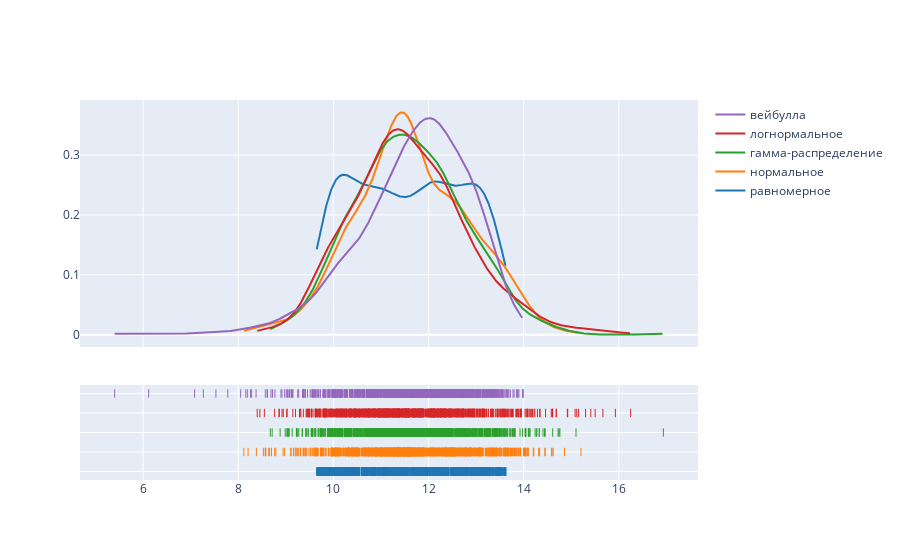

The notebook cell this image was saved under:
### Code cell
ff.create_distplot(
    [raspred_df["равномерное"], raspred_df["нормальное"], raspred_df["гамма-распределение"], raspred_df["логнормальное"], raspred_df["вейбулла"]],
    ["равномерное", "нормальное", "гамма-распределение", "логнормальное", "вейбулла"],
    show_hist=False
)

### Figure 1 — Plotly figure (JSON) as saved in the notebook; plotly's stock layout.template omitted (floating-point values rounded to 4 significant figures; data arrays with more than 128 entries replaced by an {"elided": "..."} marker saying what was removed)
{"data": [{"legendgroup": "равномерное", "marker": {"color": "rgb(31, 119, 180)"}, "mode": "lines", "name": "равномерное", "showlegend": true, "type": "scatter", "x": {"elided": "500 float values"}, "xaxis": "x", "y": {"elided": "500 float values"}, "yaxis": "y"}, {"legendgroup": "нормальное", "marker": {"color": "rgb(255, 127, 14)"}, "mode": "lines", "name": "нормальное", "showlegend": true, "type": "scatter", "x": {"elided": "500 float values"}, "xaxis": "x", "y": {"elided": "500 float values"}, "yaxis": "y"}, {"legendgroup": "гамма-распределение", "marker": {"color": "rgb(44, 160, 44)"}, "mode": "lines", "name": "гамма-распределение", "showlegend": true, "type": "scatter", "x": {"elided": "500 float values"}, "xaxis": "x", "y": {"elided": "500 float values"}, "yaxis": "y"}, {"legendgroup": "логнормальное", "marker": {"color": "rgb(214, 39, 40)"}, "mode": "lines", "name": "логнормальное", "showlegend": true, "type": "scatter", "x": {"elided": "500 float values"}, "xaxis": "x", "y": {"elided": "500 float values"}, "yaxis": "y"}, {"legendgroup": "вейбулла", "marker": {"color": "rgb(148, 103, 189)"}, "mode": "lines", "name": "вейбулла", "showlegend": true, "type": "scatter", "x": {"elided": "500 float values"}, "xaxis": "x", "y": {"elided": "500 float values"}, "yaxis": "y"}, {"legendgroup": "равномерное", "marker": {"color": "rgb(31, 119, 180)", "symbol": "line-ns-open"}, "mode": "markers", "name": "равномерное", "showlegend": false, "type": "scatter", "x": {"elided": "1000 float values"}, "xaxis": "x", "y": {"elided": "1000 str values"}, "yaxis": "y2"}, {"legendgroup": "нормальное", "marker": {"color": "rgb(255, 127, 14)", "symbol": "line-ns-open"}, "mode": "markers", "name": "нормальное", "showlegend": false, "type": "scatter", "x": {"elided": "1000 float values"}, "xaxis": "x", "y": {"elided": "1000 str values"}, "yaxis": "y2"}, {"legendgroup": "гамма-распределение", "marker": {"color": "rgb(44, 160, 44)", "symbol": "line-ns-open"}, "mode": "markers", "name": "гамма-распределение", "showlegend": false, "type": "scatter", "x": {"elided": "1000 float values"}, "xaxis": "x", "y": {"elided": "1000 str values"}, "yaxis": "y2"}, {"legendgroup": "логнормальное", "marker": {"color": "rgb(214, 39, 40)", "symbol": "line-ns-open"}, "mode": "markers", "name": "логнормальное", "showlegend": false, "type": "scatter", "x": {"elided": "1000 float values"}, "xaxis": "x", "y": {"elided": "1000 str values"}, "yaxis": "y2"}, {"legendgroup": "вейбулла", "marker": {"color": "rgb(148, 103, 189)", "symbol": "line-ns-open"}, "mode": "markers", "name": "вейбулла", "showlegend": false, "type": "scatter", "x": {"elided": "1000 float values"}, "xaxis": "x", "y": {"elided": "1000 str values"}, "yaxis": "y2"}], "layout": {"barmode": "overlay", "hovermode": "closest", "legend": {"traceorder": "reversed"}, "xaxis": {"anchor": "y2", "domain": [0, 1], "zeroline": false}, "yaxis": {"anchor": "free", "domain": [0.35, 1], "position": 0}, "yaxis2": {"anchor": "x", "domain": [0, 0.25], "dtick": 1, "showticklabels": false}}}
